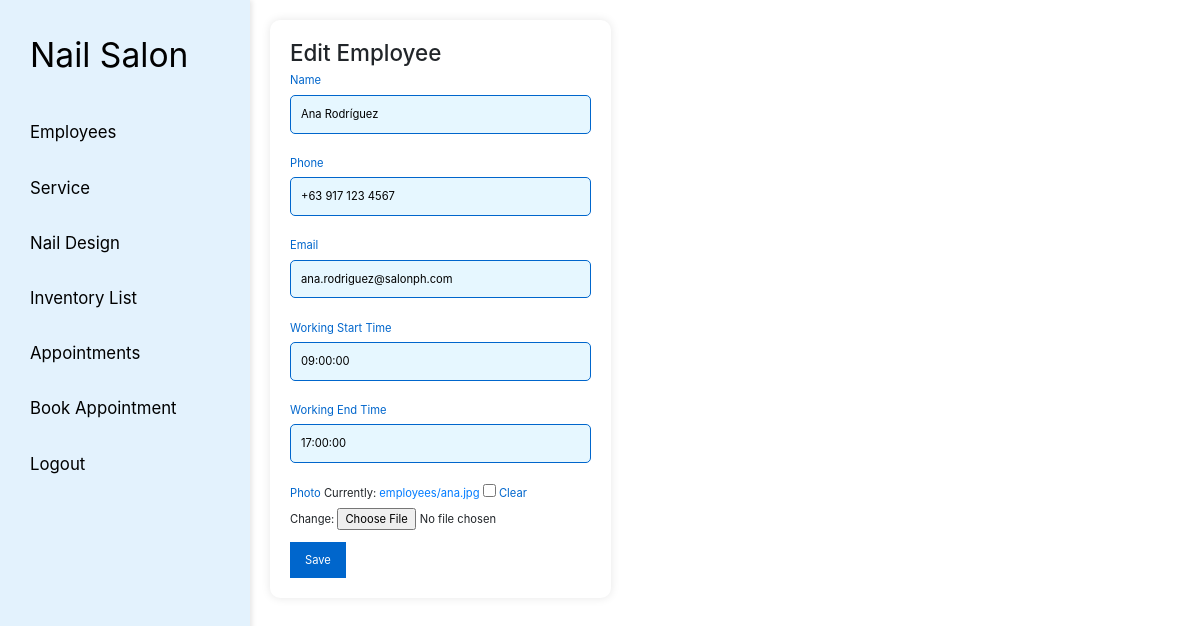
Screenshot of /edit-employee/4/ (signed in) with the database file from the repository.
### appointments/models.py (models this page shows, shortened)
class Employee(models.Model):
    name = models.CharField(max_length=100)
    phone = models.CharField(max_length=20)
    email = models.EmailField()
    working_start_time = models.TimeField(default='09:00')
    working_end_time = models.TimeField(default='17:00')
    photo = models.ImageField(upload_to='employees/', null=True, blank=True, default='path/to/default/photo.jpg')

### appointments/views.py (the view)
# urls.py: path('edit-employee/<int:employee_id>/', views.edit_employee, name='edit_employee'),
@user_passes_test(is_admin)
def edit_employee(request, employee_id):
    employee = get_object_or_404(Employee, id=employee_id)
    if request.method == 'POST':
        form = EmployeeForm(request.POST, request.FILES, instance=employee)
        if form.is_valid():
            form.save()
            return redirect('appointments:employee_list')
    else:
        form = EmployeeForm(instance=employee)
    return render(request, 'appointments/edit_employee.html', {'form': form, 'employee': employee})

### appointments/forms.py
class EmployeeForm(forms.ModelForm):
    class Meta:
        model = Employee
        fields = ['name', 'phone', 'email', 'working_start_time', 'working_end_time', 'photo']

### appointments/views.py (called while the page is built)
def is_admin(user):
    return user.is_staff

### appointments/templates/appointments/edit_employee.html (shortened to what this page needs)
{% extends 'appointments/base.html' %}
{% block content %}
<form method="post" enctype="multipart/form-data" class="custom-form">
    <h2>Edit Employee</h2>
    <div class="form-group">
        <label for="{{ form.name.id_for_label }}">Name</label>
        {{ form.name }}
    </div>
    <div class="form-group">
        <label for="{{ form.phone.id_for_label }}">Phone</label>
        {{ form.phone }}
    </div>
    <div class="form-group">
        <label for="{{ form.email.id_for_label }}">Email</label>
        {{ form.email }}
    </div>
    <div class="form-group">
        <label for="{{ form.working_start_time.id_for_label }}">Working Start Time</label>
        {{ form.working_start_time }}
    </div>
    <div class="form-group">
        <label for="{{ form.working_end_time.id_for_label }}">Working End Time</label>
        {{ form.working_end_time }}
    </div>
    <div class="form-group">
        <label for="{{ form.photo.id_for_label }}">Photo</label>
        {{ form.photo }}
    </div>
    <button type="submit" class="submit-button">Save</button>
</form>
{% endblock %}

### static/css/mine.css (style rules this page uses)
html { font-size: 70%; scroll-behavior: smooth; scroll-padding-top: 6rem; overflow-x: hidden; }
*, *::before, *::after { box-sizing: border-box; }
body { display: flex; margin: 0; font-family: Arial, sans-serif; height: 100vh; overflow: hidden; }
body { margin: 0; padding: 0; font-family: Arial, sans-serif; min-width: 320px; }
form { align-items: center; padding-top: 400px; max-width: 400px; margin: auto; background-color: #fff; padding: 20px; border-radius: 10px; box-shadow: 0 0 10px rgba(0, 0, 0, 0.1); width: 100%; }
div { margin-bottom: 15px; }
label { display: block; margin-bottom: 5px; color: #0066cc; }
input[type="text"], input[type="email"] { width: 100%; padding: 10px; margin-bottom: 10px; box-sizing: border-box; border: 1px solid #0066cc; border-radius: 5px; background-color: #e6f7ff; }
button { padding: 10px 15px; background-color: #0066cc; color: white; border: none; border-radius: 5px; cursor: pointer; margin-right: 10px; }

### rows the page displays
Employee: name "Ana Rodríguez", phone "+63 917 123 4567", email "ana.rodriguez@salonph.com", working_start_time "09:00:00", working_end_time "17:00:00"
